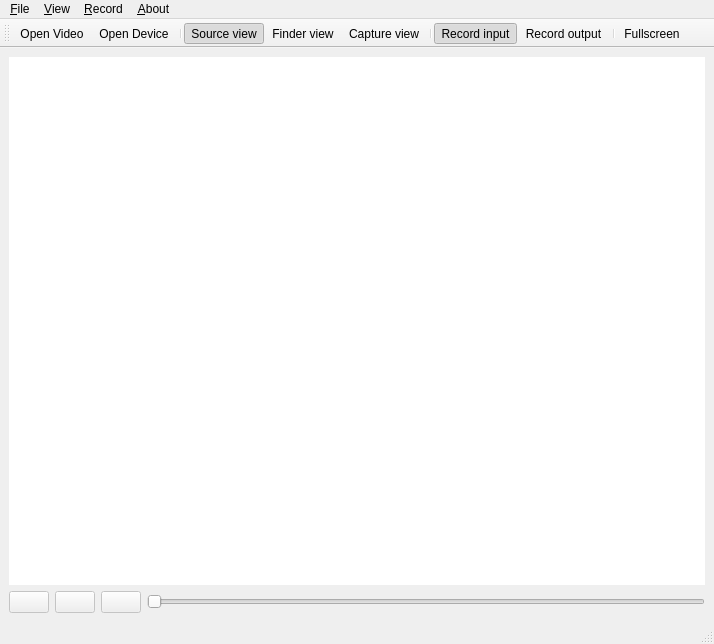
<?xml version="1.0" encoding="UTF-8"?>
<ui version="4.0">
 <class>MainWindow</class>
 <widget class="QMainWindow" name="MainWindow">
  <property name="windowModality">
   <enum>Qt::NonModal</enum>
  </property>
  <property name="geometry">
   <rect>
    <x>0</x>
    <y>0</y>
    <width>714</width>
    <height>644</height>
   </rect>
  </property>
  <property name="windowTitle">
   <string>Sonic Gesture</string>
  </property>
  <property name="windowIcon">
   <iconset>
    <normaloff>:/icons/icons/thumb_up.png</normaloff>:/icons/icons/thumb_up.png</iconset>
  </property>
  <property name="iconSize">
   <size>
    <width>20</width>
    <height>20</height>
   </size>
  </property>
  <property name="toolButtonStyle">
   <enum>Qt::ToolButtonTextUnderIcon</enum>
  </property>
  <property name="unifiedTitleAndToolBarOnMac">
   <bool>true</bool>
  </property>
  <widget class="QWidget" name="centralwidget">
   <layout class="QVBoxLayout" name="verticalLayout">
    <item>
     <widget class="QCVImage" name="CVWindow" native="true">
      <property name="styleSheet">
       <string notr="true">background-color: rgb(255, 255, 255);</string>
      </property>
     </widget>
    </item>
    <item>
     <layout class="QHBoxLayout" name="horizontalLayout_2">
      <item>
       <widget class="QPushButton" name="pauzeButton">
        <property name="enabled">
         <bool>false</bool>
        </property>
        <property name="text">
         <string/>
        </property>
        <property name="icon">
         <iconset resource="resources.qrc">
          <normaloff>:/icons/pauze movie</normaloff>:/icons/pauze movie</iconset>
        </property>
       </widget>
      </item>
      <item>
       <widget class="QPushButton" name="continueButton">
        <property name="enabled">
         <bool>false</bool>
        </property>
        <property name="text">
         <string/>
        </property>
        <property name="icon">
         <iconset resource="resources.qrc">
          <normaloff>:/icons/play movie</normaloff>:/icons/play movie</iconset>
        </property>
       </widget>
      </item>
      <item>
       <widget class="QPushButton" name="recordButton">
        <property name="enabled">
         <bool>false</bool>
        </property>
        <property name="text">
         <string/>
        </property>
        <property name="icon">
         <iconset resource="resources.qrc">
          <normaloff>:/icons/record</normaloff>:/icons/record</iconset>
        </property>
        <property name="checkable">
         <bool>true</bool>
        </property>
        <property name="checked">
         <bool>false</bool>
        </property>
       </widget>
      </item>
      <item>
       <widget class="QSlider" name="positionSlider">
        <property name="enabled">
         <bool>false</bool>
        </property>
        <property name="maximum">
         <number>1000</number>
        </property>
        <property name="orientation">
         <enum>Qt::Horizontal</enum>
        </property>
       </widget>
      </item>
     </layout>
    </item>
   </layout>
  </widget>
  <widget class="QMenuBar" name="menubar">
   <property name="geometry">
    <rect>
     <x>0</x>
     <y>0</y>
     <width>714</width>
     <height>25</height>
    </rect>
   </property>
   <widget class="QMenu" name="menuFile">
    <property name="title">
     <string>&amp;File</string>
    </property>
    <addaction name="actionOpen_Video"/>
    <addaction name="actionOpen_Device_2"/>
    <addaction name="separator"/>
    <addaction name="actionExit"/>
   </widget>
   <widget class="QMenu" name="menu_View">
    <property name="title">
     <string>&amp;View</string>
    </property>
    <addaction name="actionFinder_View"/>
    <addaction name="actionCapture_View"/>
    <addaction name="actionSource_view"/>
    <addaction name="separator"/>
    <addaction name="actionFullscreen"/>
   </widget>
   <widget class="QMenu" name="menuRecord">
    <property name="title">
     <string>&amp;Record</string>
    </property>
    <addaction name="actionRecord_visual_output"/>
    <addaction name="actionRecord_original_movie"/>
   </widget>
   <widget class="QMenu" name="menuAbout">
    <property name="title">
     <string>&amp;About</string>
    </property>
    <addaction name="actionAbout_Sonic_Gesture"/>
   </widget>
   <addaction name="menuFile"/>
   <addaction name="menu_View"/>
   <addaction name="menuRecord"/>
   <addaction name="menuAbout"/>
  </widget>
  <widget class="QStatusBar" name="statusbar"/>
  <widget class="QToolBar" name="toolBar">
   <property name="windowTitle">
    <string>toolBar</string>
   </property>
   <property name="toolButtonStyle">
    <enum>Qt::ToolButtonIconOnly</enum>
   </property>
   <attribute name="toolBarArea">
    <enum>TopToolBarArea</enum>
   </attribute>
   <attribute name="toolBarBreak">
    <bool>false</bool>
   </attribute>
   <addaction name="actionOpen_Video"/>
   <addaction name="actionOpen_Device_2"/>
   <addaction name="separator"/>
   <addaction name="actionSource_view"/>
   <addaction name="actionFinder_View"/>
   <addaction name="actionCapture_View"/>
   <addaction name="separator"/>
   <addaction name="actionRecord_original_movie"/>
   <addaction name="actionRecord_visual_output"/>
   <addaction name="separator"/>
   <addaction name="actionFullscreen"/>
  </widget>
  <action name="actionOpen_Video">
   <property name="checkable">
    <bool>true</bool>
   </property>
   <property name="icon">
    <iconset resource="resources.qrc">
     <normaloff>:/icons/film</normaloff>:/icons/film</iconset>
   </property>
   <property name="text">
    <string>&amp;Open Video...</string>
   </property>
  </action>
  <action name="actionExit">
   <property name="text">
    <string>&amp;Exit</string>
   </property>
  </action>
  <action name="actionOpen_Device_2">
   <property name="checkable">
    <bool>true</bool>
   </property>
   <property name="icon">
    <iconset resource="resources.qrc">
     <normaloff>:/icons/camera</normaloff>:/icons/camera</iconset>
   </property>
   <property name="text">
    <string>Open &amp;Device...</string>
   </property>
  </action>
  <action name="actionFinder_View">
   <property name="checkable">
    <bool>true</bool>
   </property>
   <property name="checked">
    <bool>false</bool>
   </property>
   <property name="icon">
    <iconset resource="resources.qrc">
     <normaloff>:/icons/finder view</normaloff>:/icons/finder view</iconset>
   </property>
   <property name="text">
    <string>Finder view</string>
   </property>
  </action>
  <action name="actionCapture_View">
   <property name="checkable">
    <bool>true</bool>
   </property>
   <property name="icon">
    <iconset resource="resources.qrc">
     <normaloff>:/icons/capture view</normaloff>:/icons/capture view</iconset>
   </property>
   <property name="text">
    <string>Capture view</string>
   </property>
  </action>
  <action name="actionRecord_original_movie">
   <property name="checkable">
    <bool>true</bool>
   </property>
   <property name="checked">
    <bool>true</bool>
   </property>
   <property name="enabled">
    <bool>true</bool>
   </property>
   <property name="icon">
    <iconset resource="resources.qrc">
     <normaloff>:/icons/record input</normaloff>:/icons/record input</iconset>
   </property>
   <property name="text">
    <string>Record input</string>
   </property>
  </action>
  <action name="actionRecord_visual_output">
   <property name="checkable">
    <bool>true</bool>
   </property>
   <property name="checked">
    <bool>false</bool>
   </property>
   <property name="icon">
    <iconset resource="resources.qrc">
     <normaloff>:/icons/record output</normaloff>:/icons/record output</iconset>
   </property>
   <property name="text">
    <string>Record output</string>
   </property>
  </action>
  <action name="actionSource_view">
   <property name="checkable">
    <bool>true</bool>
   </property>
   <property name="checked">
    <bool>true</bool>
   </property>
   <property name="enabled">
    <bool>true</bool>
   </property>
   <property name="icon">
    <iconset resource="resources.qrc">
     <normaloff>:/icons/normal view</normaloff>:/icons/normal view</iconset>
   </property>
   <property name="text">
    <string>Source view</string>
   </property>
  </action>
  <action name="actionAbout_Sonic_Gesture">
   <property name="text">
    <string>About Sonic Gesture</string>
   </property>
  </action>
  <action name="actionFullscreen">
   <property name="checkable">
    <bool>true</bool>
   </property>
   <property name="icon">
    <iconset resource="resources.qrc">
     <normaloff>:/icons/fullscreen</normaloff>:/icons/fullscreen</iconset>
   </property>
   <property name="text">
    <string>Fullscreen</string>
   </property>
  </action>
 </widget>
 <customwidgets>
  <customwidget>
   <class>QCVImage</class>
   <extends>QWidget</extends>
   <header>qcvimage.h</header>
   <container>1</container>
   <slots>
    <slot>about()</slot>
   </slots>
  </customwidget>
 </customwidgets>
 <resources>
  <include location="resources.qrc"/>
 </resources>
 <connections>
  <connection>
   <sender>actionOpen_Video</sender>
   <signal>activated()</signal>
   <receiver>MainWindow</receiver>
   <slot>openVideo()</slot>
   <hints>
    <hint type="sourcelabel">
     <x>-1</x>
     <y>-1</y>
    </hint>
    <hint type="destinationlabel">
     <x>356</x>
     <y>321</y>
    </hint>
   </hints>
  </connection>
  <connection>
   <sender>actionOpen_Device_2</sender>
   <signal>activated()</signal>
   <receiver>MainWindow</receiver>
   <slot>openDevice()</slot>
   <hints>
    <hint type="sourcelabel">
     <x>-1</x>
     <y>-1</y>
    </hint>
    <hint type="destinationlabel">
     <x>356</x>
     <y>321</y>
    </hint>
   </hints>
  </connection>
  <connection>
   <sender>actionFinder_View</sender>
   <signal>activated()</signal>
   <receiver>MainWindow</receiver>
   <slot>finderView()</slot>
   <hints>
    <hint type="sourcelabel">
     <x>-1</x>
     <y>-1</y>
    </hint>
    <hint type="destinationlabel">
     <x>356</x>
     <y>321</y>
    </hint>
   </hints>
  </connection>
  <connection>
   <sender>actionRecord_original_movie</sender>
   <signal>activated()</signal>
   <receiver>MainWindow</receiver>
   <slot>recordInput()</slot>
   <hints>
    <hint type="sourcelabel">
     <x>-1</x>
     <y>-1</y>
    </hint>
    <hint type="destinationlabel">
     <x>356</x>
     <y>321</y>
    </hint>
   </hints>
  </connection>
  <connection>
   <sender>actionRecord_visual_output</sender>
   <signal>activated()</signal>
   <receiver>MainWindow</receiver>
   <slot>recordOutput()</slot>
   <hints>
    <hint type="sourcelabel">
     <x>-1</x>
     <y>-1</y>
    </hint>
    <hint type="destinationlabel">
     <x>356</x>
     <y>321</y>
    </hint>
   </hints>
  </connection>
  <connection>
   <sender>actionSource_view</sender>
   <signal>activated()</signal>
   <receiver>MainWindow</receiver>
   <slot>sourceView()</slot>
   <hints>
    <hint type="sourcelabel">
     <x>-1</x>
     <y>-1</y>
    </hint>
    <hint type="destinationlabel">
     <x>356</x>
     <y>321</y>
    </hint>
   </hints>
  </connection>
  <connection>
   <sender>pauzeButton</sender>
   <signal>clicked()</signal>
   <receiver>MainWindow</receiver>
   <slot>pauze()</slot>
   <hints>
    <hint type="sourcelabel">
     <x>32</x>
     <y>482</y>
    </hint>
    <hint type="destinationlabel">
     <x>356</x>
     <y>321</y>
    </hint>
   </hints>
  </connection>
  <connection>
   <sender>continueButton</sender>
   <signal>clicked()</signal>
   <receiver>MainWindow</receiver>
   <slot>play()</slot>
   <hints>
    <hint type="sourcelabel">
     <x>84</x>
     <y>482</y>
    </hint>
    <hint type="destinationlabel">
     <x>356</x>
     <y>321</y>
    </hint>
   </hints>
  </connection>
  <connection>
   <sender>positionSlider</sender>
   <signal>sliderMoved(int)</signal>
   <receiver>MainWindow</receiver>
   <slot>changePosition()</slot>
   <hints>
    <hint type="sourcelabel">
     <x>408</x>
     <y>482</y>
    </hint>
    <hint type="destinationlabel">
     <x>356</x>
     <y>321</y>
    </hint>
   </hints>
  </connection>
  <connection>
   <sender>actionCapture_View</sender>
   <signal>activated()</signal>
   <receiver>MainWindow</receiver>
   <slot>captureView()</slot>
   <hints>
    <hint type="sourcelabel">
     <x>-1</x>
     <y>-1</y>
    </hint>
    <hint type="destinationlabel">
     <x>356</x>
     <y>321</y>
    </hint>
   </hints>
  </connection>
  <connection>
   <sender>recordButton</sender>
   <signal>clicked()</signal>
   <receiver>MainWindow</receiver>
   <slot>record()</slot>
   <hints>
    <hint type="sourcelabel">
     <x>136</x>
     <y>478</y>
    </hint>
    <hint type="destinationlabel">
     <x>356</x>
     <y>321</y>
    </hint>
   </hints>
  </connection>
  <connection>
   <sender>actionFullscreen</sender>
   <signal>triggered(bool)</signal>
   <receiver>MainWindow</receiver>
   <slot>fullscreen()</slot>
   <hints>
    <hint type="sourcelabel">
     <x>-1</x>
     <y>-1</y>
    </hint>
    <hint type="destinationlabel">
     <x>356</x>
     <y>321</y>
    </hint>
   </hints>
  </connection>
  <connection>
   <sender>actionExit</sender>
   <signal>activated()</signal>
   <receiver>MainWindow</receiver>
   <slot>close()</slot>
   <hints>
    <hint type="sourcelabel">
     <x>-1</x>
     <y>-1</y>
    </hint>
    <hint type="destinationlabel">
     <x>356</x>
     <y>321</y>
    </hint>
   </hints>
  </connection>
 </connections>
 <slots>
  <slot>openVideo()</slot>
  <slot>openDevice()</slot>
  <slot>finderView()</slot>
  <slot>captureView()</slot>
  <slot>sourceView()</slot>
  <slot>recordInput()</slot>
  <slot>recordOutput()</slot>
  <slot>pauze()</slot>
  <slot>play()</slot>
  <slot>changePosition()</slot>
  <slot>record()</slot>
  <slot>fullscreen()</slot>
  <slot>about()</slot>
 </slots>
</ui>
